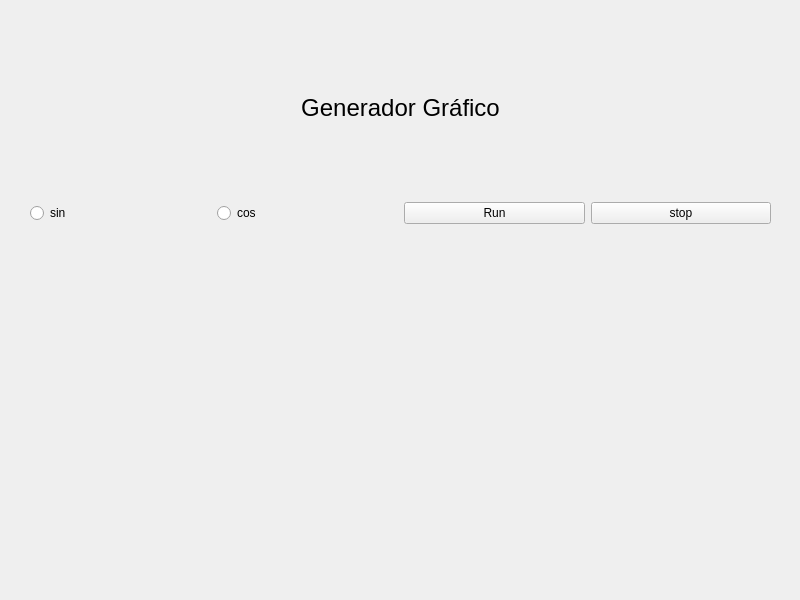
<?xml version="1.0" encoding="UTF-8"?>
<ui version="4.0">
 <class>MainWindow</class>
 <widget class="QMainWindow" name="MainWindow">
  <property name="geometry">
   <rect>
    <x>0</x>
    <y>0</y>
    <width>800</width>
    <height>600</height>
   </rect>
  </property>
  <property name="windowTitle">
   <string>MainWindow</string>
  </property>
  <widget class="QWidget" name="centralwidget">
   <widget class="QWidget" name="">
    <property name="geometry">
     <rect>
      <x>30</x>
      <y>20</y>
      <width>741</width>
      <height>551</height>
     </rect>
    </property>
    <layout class="QVBoxLayout" name="verticalLayout_2">
     <item>
      <layout class="QVBoxLayout" name="verticalLayout">
       <item>
        <widget class="QLabel" name="Title">
         <property name="text">
          <string>&lt;html&gt;&lt;head/&gt;&lt;body&gt;&lt;p align=&quot;center&quot;&gt;&lt;span style=&quot; font-size:18pt;&quot;&gt;Generador Gráfico&lt;/span&gt;&lt;/p&gt;&lt;/body&gt;&lt;/html&gt;</string>
         </property>
        </widget>
       </item>
       <item>
        <layout class="QHBoxLayout" name="horizontalLayout_3">
         <item>
          <layout class="QHBoxLayout" name="horizontalLayout">
           <item>
            <widget class="QRadioButton" name="button_sin">
             <property name="text">
              <string>sin</string>
             </property>
            </widget>
           </item>
           <item>
            <widget class="QRadioButton" name="button_cos">
             <property name="text">
              <string>cos</string>
             </property>
            </widget>
           </item>
          </layout>
         </item>
         <item>
          <layout class="QHBoxLayout" name="horizontalLayout_2">
           <item>
            <widget class="QPushButton" name="button_run">
             <property name="text">
              <string>Run</string>
             </property>
            </widget>
           </item>
           <item>
            <widget class="QPushButton" name="button_stop">
             <property name="text">
              <string>stop</string>
             </property>
            </widget>
           </item>
          </layout>
         </item>
        </layout>
       </item>
      </layout>
     </item>
     <item>
      <widget class="MplWidget" name="widget_grafica" native="true">
       <property name="minimumSize">
        <size>
         <width>671</width>
         <height>341</height>
        </size>
       </property>
      </widget>
     </item>
    </layout>
   </widget>
  </widget>
 </widget>
 <customwidgets>
  <customwidget>
   <class>MplWidget</class>
   <extends>QWidget</extends>
   <header>mplwidget.h</header>
   <container>1</container>
  </customwidget>
 </customwidgets>
 <resources/>
 <connections/>
</ui>
